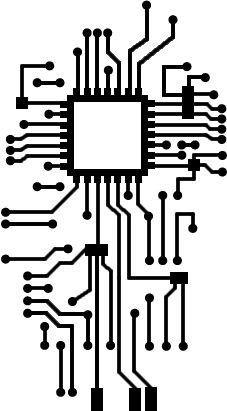
%> input picture Imagenes/circuito.jpg, 227 x 411 px
$ octave Parcial3Practica2.m   (GNU Octave 9; MATLAB toolbox functions it lacks are replaced by stand-ins)
%> lines starting %> are read from the running program, lines starting %| are printed output that depends on the picture
%1. Realizar la detección de líneas con diferentes orientaciones aplicando filtrado con máscara de Laplaciano.
%2. Realizar la detección de líneas horizontales aplicando filtrado con máscara de Gradiente-Parcial X.
%3. Realizar la detección de líneas verticales aplicando filtrado con máscara de Gradiente-Parcial Y.
%4. Realizar la detección de líneas a 45 aplicando filtrado con máscara de 45.
%5. Realizar la detección de líneas a -45 aplicando filtrado con máscara de -45.
%Utilizar la imagen de circuito.jpg

close all
clear all
imtool close all

ImOrg = imread("../../Imagenes/circuito.jpg");
%> ImOrg is the input picture: size 411x227x3 uint8; min 0, max 255, mean 199.3
Img1 = double(ImOrg);

%--------------------------Laplaciano--------------------------
%Máscara del filtro Laplaciano
WL=[1 1 1;
    1 -8 1;
    1 1 1];
ImgLap1=(imfilter(Img1,WL,'conv'));
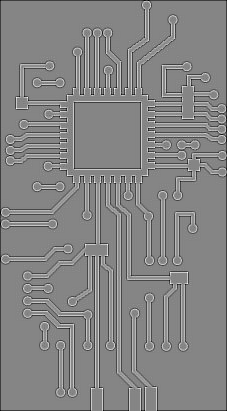
%> ImgLap1: size 411x227x3 double; min -1432, max 1311, mean -10.1; drawn with min black and max white

%Calcular minimos y maximos despues de aplicar laplaciano
maxL=max(ImgLap1(:));
%> maxL = 1311
minL=min(ImgLap1(:));
%> minL = -1432
maxf= max(abs(maxL),abs(minL));
%> maxf = 1432
fprintf('Valor máximo del Laplaciano: %.2f\n',maxL );
%| Valor máximo del Laplaciano: 1311.00
fprintf('Valor mínimo del Laplaciano: %.2f\n', minL);
%| Valor mínimo del Laplaciano: -1432.00
fprintf('Valor maximof del Laplaciano: %.2f\n', maxf);
%| Valor maximof del Laplaciano: 1432.00

%Definimos el umbral T
T=0.1*maxf;
%> T = 143.2
resultado = imgResFunc(ImgLap1, T);
%> in imgResFunc, `imgRes(ImgLap1 >= T) = 1;`:
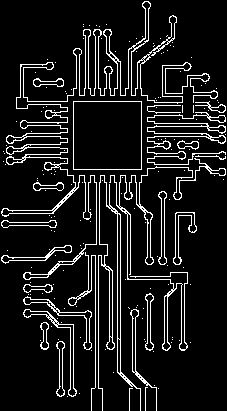
%> imgRes: size 411x227x3 double; values 0 (black) and 1 (white), 10% white in thin lines or dots

%--------------------Gradiente (derivadas)--------------------
% Mascara para derivada parcial en X
Wx = [ -1 -2 -1; 0 0 0; 1 2 1 ];
% Mascara para derivada parcial en Y
Wy = [ -1 0 1; -2 0 2; -1 0 1 ];
Gx = imfilter(Img1,Wx,'conv');
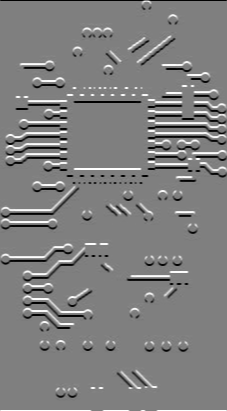
%> Gx: size 411x227x3 double; min -1020, max 1020, mean 0.4; drawn with min black and max white
Gy = imfilter(Img1,Wy,'conv');
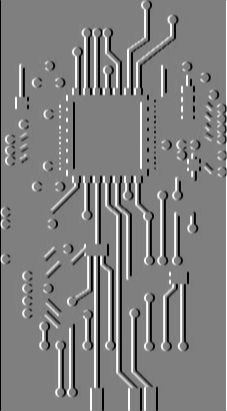
%> Gy: size 411x227x3 double; min -1020, max 1020, mean 0.1; drawn with min black and max white

%------------------------Inclinaciones------------------------
% Mascara a 45°
W45 = [ 2 -1 -1; -1 2 -1; -1 -1 2 ];
% Mascara a -45°
WMenos45 = [ -1 -1 2; -1 2 -1; 2 -1 -1 ];
G45 = imfilter(Img1,W45,'conv');
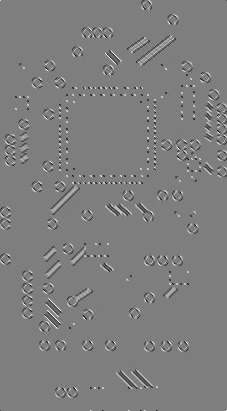
%> G45: size 411x227x3 double; min -687, max 696, mean 0; drawn with min black and max white
GMenos45 = imfilter(Img1,WMenos45,'conv');
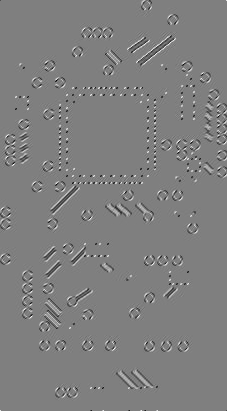
%> GMenos45: size 411x227x3 double; min -670, max 670, mean 0; drawn with min black and max white

%--------------------Mostrar resultados-----------------------
figure;
subplot(2,3,1), imshow(ImOrg,[]), title('Original');
subplot(2,3,2), imshow(resultado,[]), title('Laplaciano Umbral 0.1');
subplot(2,3,3);imshow(uint8(abs(Gx))); title('Gradiente-Parcial X');
subplot(2,3,4);imshow(uint8(abs(Gy))); title('Gradiente-Parcial Y');
%> after `imshow(uint8(abs(Gy)))`:
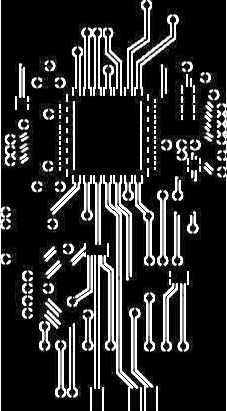
%> displayed picture: size 411x227x3, on the screen's scale of 0 to 255; min 0, max 255, mean 46.7
subplot(2,3,5), imshow(G45,[]), title('Máscara de 45');
subplot(2,3,6), imshow(GMenos45,[]), title('Máscara de -45');

function imgRes = imgResFunc(ImgLap1, T)
    %Salidas:
    % - 1 donde |L(x,y)| >= T
    % - 0 en otro caso

    %Imagen resultante inicializada con 0s
    imgRes = zeros(size(ImgLap1));

    %Condición del umbral
    imgRes(ImgLap1 >= T) = 1;
end

$ run again, with Imagenes/citricos.jpg copied over Imagenes/circuito.jpg
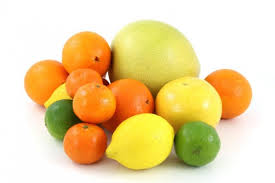
%> input picture Imagenes/citricos.jpg, 275 x 183 px
%> ImOrg is the input picture: size 183x275x3 uint8; mean R, G, B 236.4, 212.8, 158.8
%> `ImgLap1=(imfilter(Img1,WL,'conv'));`:
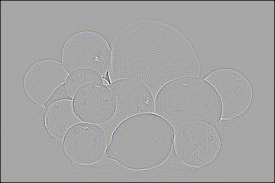
%> ImgLap1: size 183x275x3 double; mean R, G, B -13.9, -13.9, -13.8; drawn with min black and max white
%> maxL = 672
%> minL = -1275
%> maxf = 1275
%| Valor máximo del Laplaciano: 672.00
%| Valor mínimo del Laplaciano: -1275.00
%| Valor maximof del Laplaciano: 1275.00
%> T = 127.5
%> `imshow(uint8(abs(Gy)))`:
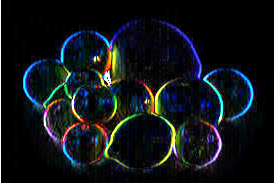
%> displayed picture: size 183x275x3, on the screen's scale of 0 to 255; mean R, G, B 17.4, 21.5, 25.2
